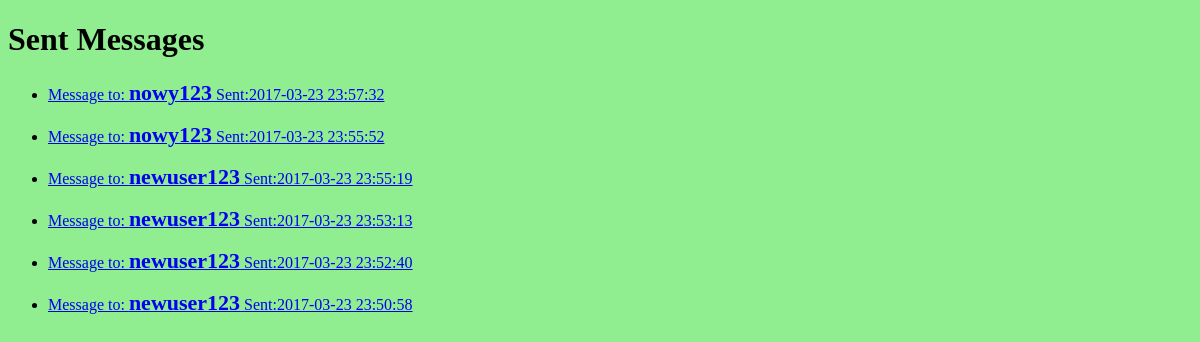
The app's page /Views/SentMail.php (signed in) with its own data.
### tables this page shows
CREATE TABLE `Messages` (
  `id` int(11) NOT NULL,
  `senderId` int(11) NOT NULL,
  `receiverId` int(11) NOT NULL,
  `creationDate` datetime NOT NULL,
  `status` int(11) NOT NULL,
  `text` varchar(255) NOT NULL
);

CREATE TABLE `Users` (
  `id` int(11) NOT NULL,
  `username` varchar(255) NOT NULL,
  `email` varchar(255) NOT NULL,
  `password` varchar(60) NOT NULL
);

### Model/Messages.php (called while the page is built, shortened)
<?php
class Messages{
    private $id, $senderId, $receiverId, $creationDate, $status, $text;
    public function __construct() {
        $this->id = -1;
    }
    public function getId() {
        return $this->id;
    }
    public function getReceiverId() {
        return $this->receiverId;
    }
    public function getCreationDate() {
        return $this->creationDate;
    }
    public function setReceiverId($receiverId) {
        $this->receiverId = $receiverId;
    }
    public function setCreationDate($creationDate) {
        $this->creationDate = $creationDate;
    }
    static public function loadAllMessagesBySenderId(PDO $conn, $senderId){
        $sql = 'Select * From `Messages` Where `senderId` = :senderId Order By `creationDate` Desc;';
        $messArr = [];
        try{
            $query = $conn->prepare($sql);
            $result = $query->execute(['senderId' => $senderId]);
            if ($result && $query->rowCount() > 0){
            $allMessages = $query->fetchAll();
                foreach ($allMessages as $mess){
                    $loadedMess = new Messages();
                    $loadedMess->id = $mess['id'];
                    $loadedMess->senderId = $mess['senderId'];
                    $loadedMess->receiverId = $mess['receiverId'];
                    $loadedMess->creationDate = $mess['creationDate'];
                    $loadedMess->status = $mess['status'];
                    $loadedMess->text = $mess['text'];
                    $messArr[] = $loadedMess;
                }
                return $messArr;
            }
        }catch (PDOException $ex){
            echo $ex->getMessage();
        }
        return null;
    }
}

### Model/Users.php (called while the page is built, shortened)
<?php
class Users{
    private $id, $username, $email, $password;
    public function getUsername() {
        return $this->username;
    }
    public function setUsername($username) {
        $this->username = $username;
    }
    public function setPassword($password) {
        return $this;
    }
    static public function loadUserById(PDO $conn, $id){
        if ($id){
            $sql = 'Select * From `Users` Where `id`= :id;';
            try{
                $query = $conn->prepare($sql);
                $result = $query->execute(['id' => $id]);
                if ($result && $query->rowCount() > 0){
                $row = $query->fetch();
                $loadedUser = new Users();
                $loadedUser->id = $row['id'];
                $loadedUser->username = $row['username'];
                $loadedUser->email = $row['email'];
                $loadedUser->password = $row['password'];
                return $loadedUser;
                }
            }catch (PDOException $ex){
                echo $ex->getMessage();
            }
        }
        return null;
    }
}

### Views/SentMail.php (the view, shortened to what this page needs)
<?php
require_once '../Controller/UsersController.php';
?>
<!DOCTYPE html>
<html>
    <head>
        <link rel="stylesheet" href="css/style.css" type="text/css">
    </head>
    <body>
        <div>
            <h1>Sent Messages</h1>
            <?php
            $senderId = $_SESSION['id'];
            $allMessages = Messages::loadAllMessagesBySenderId($conn, $senderId);
            if (count($allMessages) > 0){
                foreach ($allMessages as $message){
                    $messageId = $message->getId();
                    $messageCD = $message->getCreationDate();
                    $messageReceiverId = $message->getReceiverId();
                    $receiver = Users::loadUserById($conn, $messageReceiverId);
                    $receiverUsername = $receiver->getUsername();
                    echo '<ul>';
                    echo '<li><a href="messageReviewSent.php?id='.$messageId.'">Message to: <span class="sender">'.$receiverUsername.''
                            . '</span> Sent:'.$messageCD.'</a></li>';
                    echo '</ul>';
                }
            } else {
                echo "No Sent Messages";
            }
            ?>
        </div>
    </body>
</html>

### Views/css/style.css (style rules this page uses)
.sender { font-size: 22px; font-weight: bold; }

### Views/SentMail.php (style rules this page uses)
body { background-color: lightgreen; }

### records on screen
messages: receiverId.username "nowy123", creationDate "2017-03-23 23:57:32"
messages: receiverId.username "nowy123", creationDate "2017-03-23 23:55:52"
messages: receiverId.username "newuser123", creationDate "2017-03-23 23:55:19"
messages: receiverId.username "newuser123", creationDate "2017-03-23 23:53:13"
messages: receiverId.username "newuser123", creationDate "2017-03-23 23:52:40"
messages: receiverId.username "newuser123", creationDate "2017-03-23 23:50:58"
